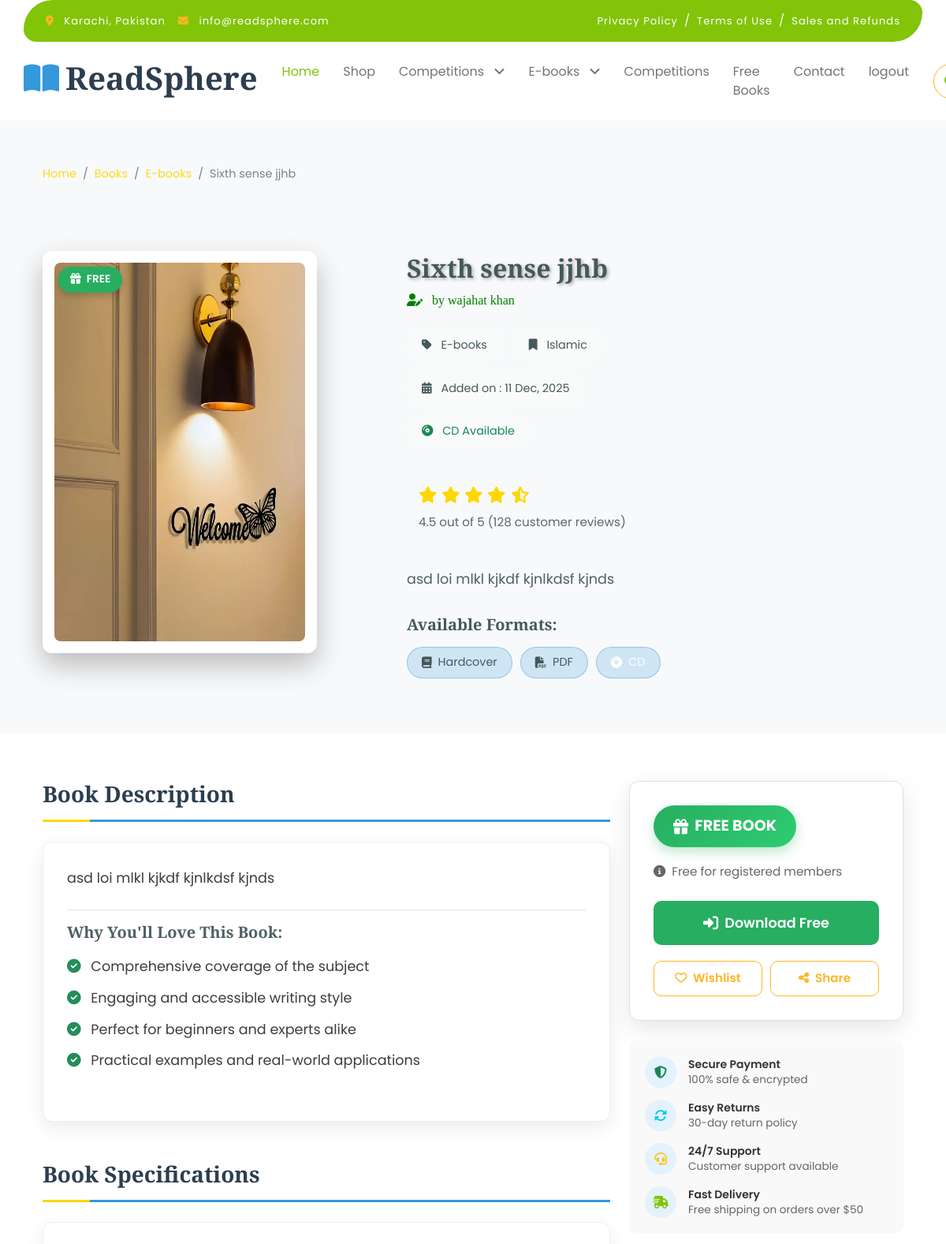
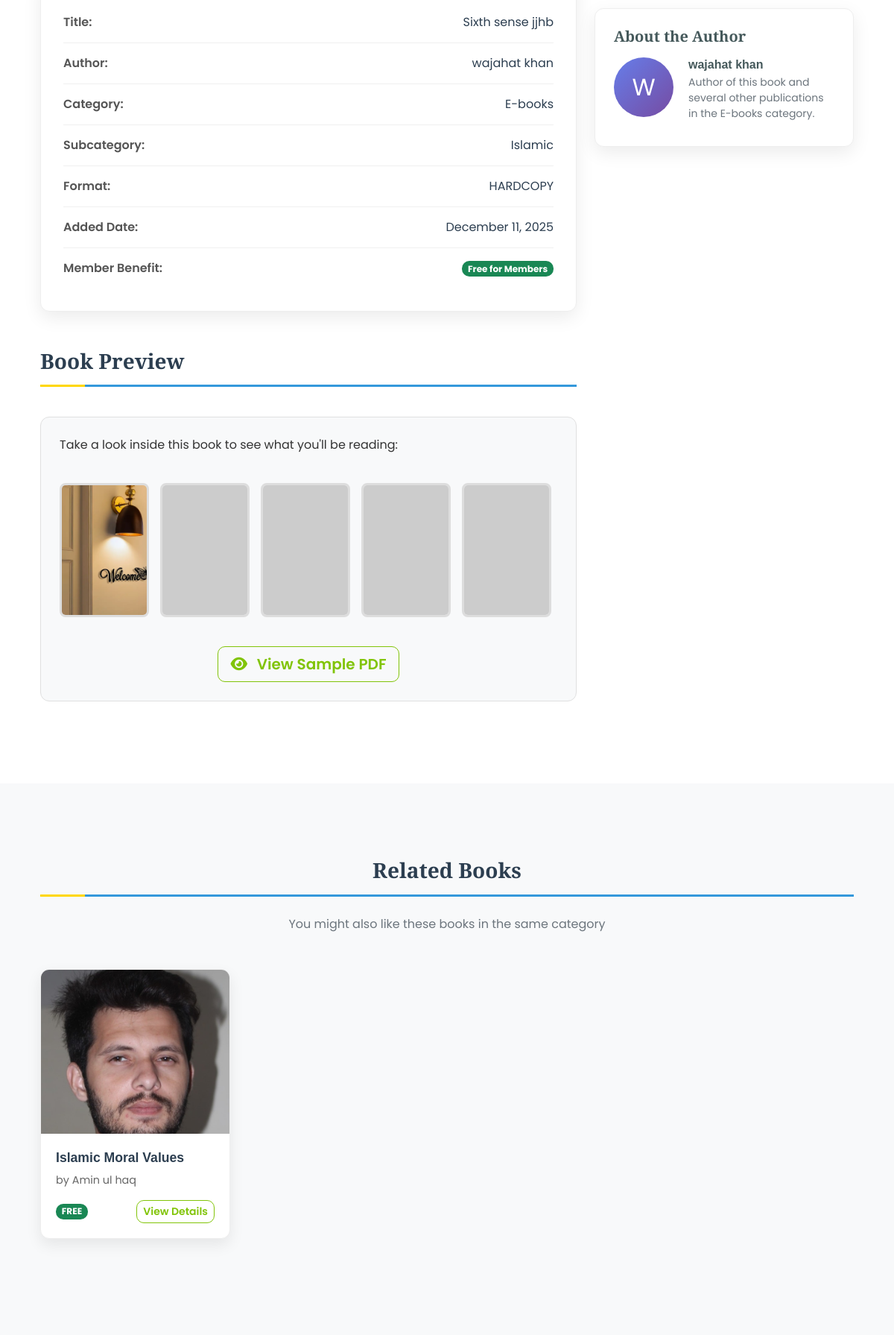
Screenshot of /fruitables/book-detail.php?id=8 (upper part) with the database file from the repository (2 pictures, top to bottom).
### tables this page shows
CREATE TABLE `categories` (
  `id` int(11) NOT NULL,
  `category_name` varchar(120) NOT NULL
);

CREATE TABLE `books` (
  `book_id` int(11) NOT NULL,
  `title` varchar(255) NOT NULL,
  `author` varchar(255) NOT NULL,
  `category_id` int(11) NOT NULL,
  `subcategory_id` int(11) NOT NULL,
  `description` text DEFAULT NULL,
  `cover_image` varchar(255) DEFAULT NULL,
  `pdf_file` varchar(255) DEFAULT NULL,
  `soft_copy_file` varchar(255) DEFAULT NULL,
  `cd_available` enum('Yes','No') DEFAULT 'No',
  `price` int(11) DEFAULT 0,
  `created_at` timestamp NOT NULL DEFAULT current_timestamp(),
  `format_type` enum('PDF','HARDCOPY','CD') DEFAULT 'HARDCOPY',
  `subscription_duration` int(11) DEFAULT 0,
  `cd_price` decimal(10,2) DEFAULT 0.00,
  `weight` decimal(5,2) DEFAULT 0.00,
  `delivery_charges` decimal(10,2) DEFAULT 0.00,
  `is_free_for_members` tinyint(1) DEFAULT 0,
  `is_competition_winner` tinyint(1) DEFAULT 0
);

CREATE TABLE `subcategories` (
  `id` int(11) NOT NULL,
  `category_id` int(11) NOT NULL,
  `subcategory_name` varchar(100) NOT NULL
);

### fruitables/book-detail.php (the view, shortened to what the rows shown need)
<?php
include('includes/nav.php');
$book_id = isset($_GET['id']) ? (int)$_GET['id'] : 0;
$book_query = "SELECT b.*, s.subcategory_name, c.category_name
               FROM books b
               JOIN subcategories s ON b.subcategory_id = s.id
               JOIN categories c ON b.category_id = c.id
               WHERE b.book_id = $book_id LIMIT 1";
$book_result = mysqli_query($con, $book_query);
$book = mysqli_fetch_assoc($book_result);
$related_query = "SELECT b.*, s.subcategory_name
                  FROM books b
                  JOIN subcategories s ON b.subcategory_id = s.id
                  WHERE b.subcategory_id = {$book['subcategory_id']}
                  AND b.book_id != $book_id
                  ORDER BY RAND() LIMIT 4";
$related_result = mysqli_query($con, $related_query);
?>
</head>
<body>
    <div class="book-detail-header">
        <div class="container">
            <nav aria-label="breadcrumb" class="book-breadcrumb">
                <ol class="breadcrumb mb-0">
                    <li class="breadcrumb-item"><a href="index.php">Home</a></li>
                    <li class="breadcrumb-item"><a href="shop.php">Books</a></li>
                    <li class="breadcrumb-item"><a href="shop.php?category=<?php echo $book['category_id']; ?>">
                        <?php echo htmlspecialchars($book['category_name']); ?>
                    </a></li>
                    <li class="breadcrumb-item active" aria-current="page">
                        <?php echo htmlspecialchars($book['title']); ?>
                    </li>
                </ol>
            </nav>
            <div class="row align-items-center">
                <div class="col-lg-4 col-md-5 mb-4 mb-md-0 animate-fade-in">
                    <div class="book-cover-container">
                        <?php if($book['price'] == 0 || $book['is_free_for_members'] == 1): ?>
                        <div class="book-status-badge">
                            <i class="fas fa-gift me-1"></i> FREE
                        </div>
                        <?php endif; ?>
                        <img src="../admin_panel/uploads/<?php echo $book['cover_image']; ?>"
                             alt="<?php echo htmlspecialchars($book['title']); ?>"
                             class="book-cover"
                             onerror="this.src='img/default-book.jpg'">
                    </div>
                </div>
                <div class="col-lg-4 col-md-7 book-info me-5 mt-5 animate-fade-in" style="animation-delay: 0.2s;">
                    <h1 class="book-title"><?php echo htmlspecialchars($book['title']); ?></h1>
                    <div class="book-author">
                        <i class="fas fa-user-edit me-2"></i>
                        by <?php echo htmlspecialchars($book['author']); ?>
                    </div>
                    <div class="book-meta-container">
                        <span class="meta-item text-dark">
                            <i class="fas fa-tag me-2"></i>
                            <?php echo htmlspecialchars($book['category_name']); ?>
                        </span>
                        <span class="meta-item text-dark">
                            <i class="fas fa-bookmark me-2"></i>
                            <?php echo htmlspecialchars($book['subcategory_name']); ?>
                        </span>
                        <span class="meta-item text-dark">
                            <i class="fas fa-calendar-alt me-2"></i>
                            Added on : <?php echo date('d M, Y', strtotime($book['created_at'])); ?>
                        </span><br>
                        <?php if($book['cd_available'] == 'Yes'): ?>
                        <span class="meta-item text-success">
                            <i class="fas fa-compact-disc me-2"></i>
                            CD Available
                        </span>
                        <?php endif; ?>
                    </div>
                    <div class="rating-container">
                        <div class="rating-stars mb-2">
                        </div>
                        <div class="rating-text text-dark">
                        </div>
                    </div>
                    <div class="book-description-text text-dark">
                        <?php
                        $short_description = substr($book['description'], 0, 300);
                        echo nl2br(htmlspecialchars($short_description));
                        ?>
                    </div>
                    <div class="mb-4">
                        <h5 class="text-light mb-3 text-dark">Available Formats:</h5>
                        <div class="format-badges">
                        </div>
                    </div>
                </div>
            </div>
        </div>
    </div>
    <div class="main-content-area">
        <div class="container">
            <div class="row">
                <div class="col-lg-8">
                    <div class="content-section">
                        <div class="details-card">
                            <div class="book-description-text">
                                <?php
                                echo nl2br(htmlspecialchars($book['description']));
                                if(strlen($book['description']) < 500) {
                                    echo "\n\n<div class='mt-4 pt-3 border-top'>";
                                    echo "</div>";
                                }
                                ?>
                            </div>
                        </div>
                    </div>
                    <div class="content-section">
                        <div class="details-card">
                            <ul class="specs-list">
                                <li>
                                    <span class="spec-label">Title:</span>
                                    <span class="spec-value"><?php echo htmlspecialchars($book['title']); ?></span>
                                </li>
                                <li>
                                    <span class="spec-label">Author:</span>
                                    <span class="spec-value"><?php echo htmlspecialchars($book['author']); ?></span>
                                </li>
                                <li>
                                    <span class="spec-label">Category:</span>
                                    <span class="spec-value"><?php echo htmlspecialchars($book['category_name']); ?></span>
                                </li>
                                <li>
                                    <span class="spec-label">Subcategory:</span>
                                    <span class="spec-value"><?php echo htmlspecialchars($book['subcategory_name']); ?></span>
                                </li>
                                <li>
                                    <span class="spec-label">Format:</span>
                                    <span class="spec-value"><?php echo htmlspecialchars($book['format_type']); ?></span>
                                </li>
                                <li>
                                    <span class="spec-label">Added Date:</span>
                                    <span class="spec-value"><?php echo date('F d, Y', strtotime($book['created_at'])); ?></span>
                                </li>
                            </ul>
                        </div>
                    </div>
                    <?php if($book['pdf_file']): ?>
                    <div class="content-section">
                        <h3 class="section-title">Book Preview</h3>
                        <div class="preview-section">
                            <p class="mb-4">Take a look inside this book to see what you'll be reading:</p>
                            <div class="preview-images-container">
                                <img src="../admin_panel/uploads/<?php echo $book['cover_image']; ?>"
                                     alt="Page 1" class="preview-img">
                                <img src="img/preview-sample1.jpg" alt="Page 2" class="preview-img"
                                     onerror="this.src='https://via.placeholder.com/120x180/667eea/fff?text=Preview'">
                                <img src="img/preview-sample2.jpg" alt="Page 3" class="preview-img"
                                     onerror="this.src='https://via.placeholder.com/120x180/764ba2/fff?text=Preview'">
                                <img src="img/preview-sample3.jpg" alt="Page 4" class="preview-img"
                                     onerror="this.src='https://via.placeholder.com/120x180/f093fb/fff?text=Preview'">
                                <img src="img/preview-sample4.jpg" alt="Page 5" class="preview-img"
                                     onerror="this.src='https://via.placeholder.com/120x180/4facfe/fff?text=Preview'">
                            </div>
                            <div class="mt-4 text-center">
                                <a href="../admin_panel/uploads/<?php echo $book['pdf_file']; ?>"
                                   target="_blank" class="btn btn-outline-primary btn-lg">
                                    <i class="fas fa-eye me-2"></i> View Sample PDF
                                </a>
                            </div>
                        </div>
                    </div>
                    <?php endif; ?>
                </div>
                <div class="col-lg-4">
                    <div class="price-sidebar">
                        <div class="author-card mt-4">
                            <div class="d-flex align-items-start">
                                <div class="author-avatar">
                                    <?php echo strtoupper(substr($book['author'], 0, 1)); ?>
                                </div>
                                <div class="flex-grow-1">
                                    <h6 class="mb-1"><?php echo htmlspecialchars($book['author']); ?></h6>
                                    <p class="text-muted small mb-2">
                                        Author of this book and several other publications in the
                                        <?php echo htmlspecialchars($book['category_name']); ?> category.
                                    </p>
                                </div>
                            </div>
                        </div>
                    </div>
                </div>
            </div>
        </div>
    </div>
    <?php if(mysqli_num_rows($related_result) > 0): ?>
    <div class="related-books-section">
        <div class="container">
            <div class="row">
                <?php while($related = mysqli_fetch_assoc($related_result)): ?>
                <div class="col-xl-3 col-lg-4 col-md-6 mb-4">
                    <div class="related-book-card">
                        <div class="related-book-img">
                            <img src="../admin_panel/uploads/<?php echo $related['cover_image']; ?>"
                                 alt="<?php echo htmlspecialchars($related['title']); ?>"
                                 onerror="this.src='img/default-book.jpg'">
                        </div>
                        <div class="related-book-content">
                            <h6 class="related-book-title">
                                <a href="book-detail.php?id=<?php echo $related['book_id']; ?>">
                                    <?php echo htmlspecialchars($related['title']); ?>
                                </a>
                            </h6>
                            <div class="related-book-author">
                                by <?php echo htmlspecialchars($related['author']); ?>
                            </div>
                            <div class="related-book-footer">
                                <?php if($related['price'] == 0): ?>
                                    <span class="badge bg-success">FREE</span>
                                <?php else: ?>
                                    <span class="text-primary fw-bold">$<?php echo number_format($related['price'], 2); ?></span>
                                <?php endif; ?>
                                <a href="book-detail.php?id=<?php echo $related['book_id']; ?>"
                                   class="btn btn-sm btn-outline-primary">
                                    View Details
                                </a>
                            </div>
                        </div>
                    </div>
                </div>
                <?php endwhile; ?>
            </div>
        </div>
    </div>
    <?php endif; ?>
    <?php include('includes/footer.php'); ?>

### fruitables/includes/nav.php (shortened to what the rows shown need)
<?php
include('connection.php');
?>
<!DOCTYPE html>
<html lang="en">
<head>
    <link rel="stylesheet" href="https://cdnjs.cloudflare.com/ajax/libs/font-awesome/6.4.0/css/all.min.css">
    <link href="https://cdn.jsdelivr.net/npm/bootstrap@5.3.0/dist/css/bootstrap.min.css" rel="stylesheet">
    <link href="lib/lightbox/css/lightbox.min.css" rel="stylesheet">
    <link href="lib/owlcarousel/assets/owl.carousel.min.css" rel="stylesheet">
    <link href="css/bootstrap.min.css" rel="stylesheet">
    <link href="css/style.css" rel="stylesheet">
</head>
<body>
    <div class="container-fluid fixed-top">
        <div class="container px-0">
            <nav class="navbar navbar-light bg-white navbar-expand-xl">
                <a href="index.php" class="navbar-brand">
                    <h1 class="text-primary display-6">
                        <i class="fas fa-book-open me-2"></i>ReadSphere
                    </h1>
                </a>
                <div class="collapse navbar-collapse bg-white" id="navbarCollapse">
                    <div class="navbar-nav mx-auto">
                        <?php
                        $cat_sql = "SELECT * FROM categories ORDER BY category_name";
                        $cat_run = mysqli_query($con, $cat_sql);
                        while($cat = mysqli_fetch_assoc($cat_run)):
                        ?>
                        <div class="nav-item dropdown">
                            <a href="#" class="nav-link dropdown-toggle" data-bs-toggle="dropdown">
                                <?php echo htmlspecialchars($cat['category_name']); ?>
                            </a>
                        </div>
                        <?php endwhile; ?>
                    </div>
                </div>
            </nav>
        </div>
    </div>

### rows the page displays
categories: category_name "Competitions"
categories: category_name "E-books"
books: category.category_name "E-books", title "Sixth sense jjhb", cover_image (picture), author "wajahat khan", subcategory.subcategory_name "Islamic", created_at "11 Dec, 2025", description "asd loi mlkl kjkdf kjnlkdsf kjnds", format_type "HARDCOPY", created_at "December 11, 2025", author "W"
books: cover_image (picture), title "Islamic Moral Values", author "Amin ul haq", price "FREE"
